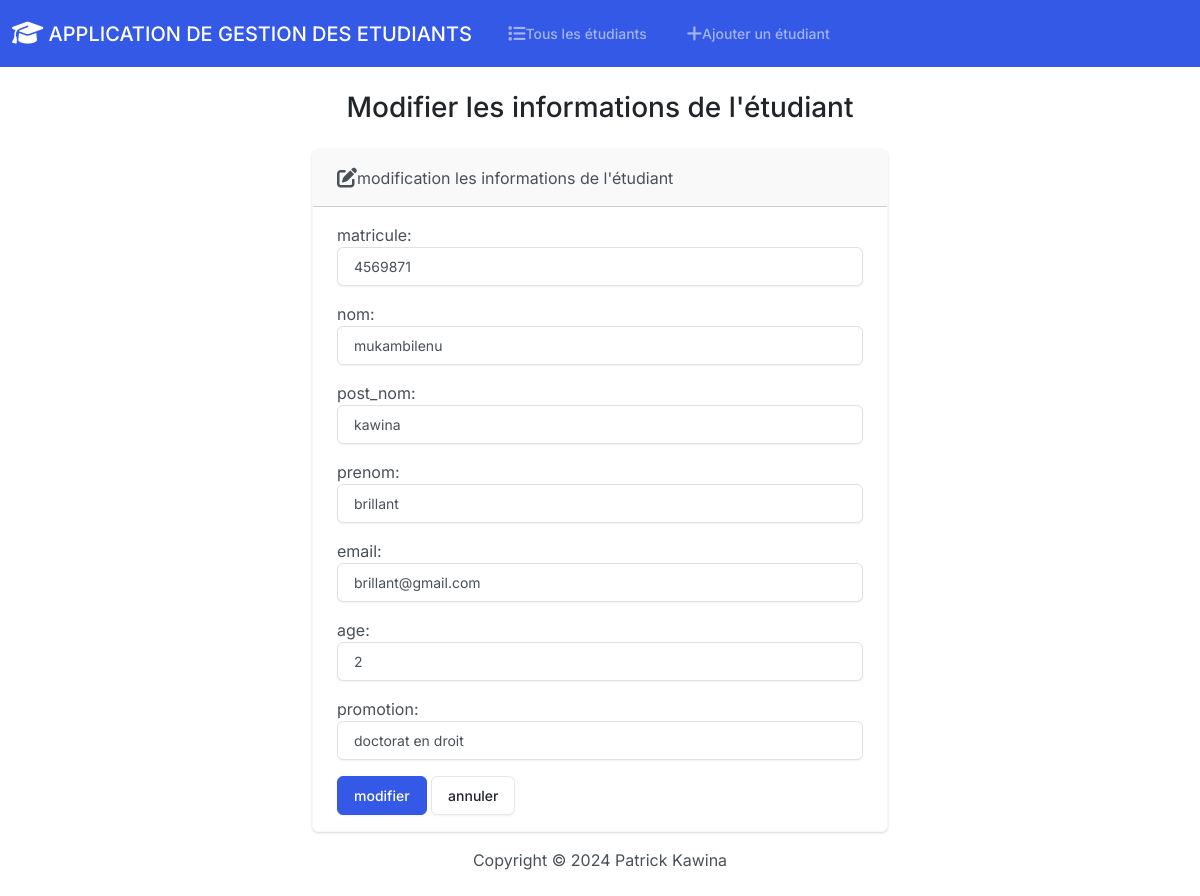
The page /edit/3/ on the database its author committed.
### boutique/models.py (models this page shows, shortened)
class Etudiant(models.Model):
    matricule = models.PositiveBigIntegerField()
    nom = models.CharField(max_length=50)
    post_nom = models.CharField(max_length=50)
    prenom= models.CharField(max_length=50)
    email = models.EmailField(max_length=100)
    age = models.IntegerField()
    promotion = models.CharField(max_length=50)

### boutique/views.py (the view)
# urls.py: path('edit/<int:id>/', views.edit, name='edit'),
def edit(request, id):
    if request.method == 'POST':
        student = Etudiant.objects.get(pk=id)
        form = StudentForm(request.POST, instance=student)
        if form.is_valid():
            form.save()
            return render(request, 'students/edit.html', {'form': form, 'success': True})
    else:
        student = Etudiant.objects.get(pk=id)
        form = StudentForm(instance=student)
    return render(request, 'students/edit.html', {'form': form})

### boutique/forms.py
class StudentForm(forms.ModelForm):
    class Meta:
        model = Etudiant
        fields = ['matricule', 'nom', 'post_nom', 'prenom', 'email', 'age', 'promotion']
        labels = {
            'matricule': 'matricule',
            'nom': 'nom',
            'post_nom': 'post_nom',
            'prenom': 'prenom',
            'email': 'email',
            'age': 'age',
            'promotion': 'promotion'
        }
        widgets = {
            'matricule': forms.NumberInput(attrs={'class':'form-control'}),
            'nom': forms.TextInput(attrs={'class':'form-control'}),
            'post_nom': forms.TextInput(attrs={'class':'form-control'}),
            'prenom': forms.TextInput(attrs={'class':'form-control'}),
            'email': forms.EmailInput(attrs={'class':'form-control'}),
            'age': forms.NumberInput(attrs={'class':'form-control'}),
            'promotion': forms.TextInput(attrs={'class':'form-control'}),
        }

### boutique/templates/students/edit.html (shortened to what this page needs)
{% extends "students/base.html" %}
{% block body %}
    <h3 class="text-center m-4" >Modifier les informations de l'étudiant</h3>
    {% if success %}
    <div class="alert alert-success " role="alert">
        enregistrement reussi!!
        <a href="{% url 'index' %}" class="alert-link">Aller à l'accueil</a>
    </div>
    {% else %}
        <div class="row justify-content-center">
            <div class="col-6">
                <div class="card border-light mb-3">
                    <div class="card-header">
                        <i class="fa-solid fa-pen-to-square fa-lg"></i>modification les informations de l'étudiant
                    </div>
                    <div class="card-body">
                      <form action="" method="POST">
                        {{ form.as_p }}
                        <button type="submit" class="btn btn-primary">modifier</button>
                        <a href="{% url 'index' %}" class="btn btn-secondary">annuler</a>
                      </form>
                    </div>
            </div>
        </div>
    {% endif %}
{% endblock %}

### rows shown on the page
Etudiant: matricule "4569871", nom "mukambilenu", post_nom "kawina", prenom "brillant", email "brillant@gmail.com", age "2", promotion "doctorat en droit"
